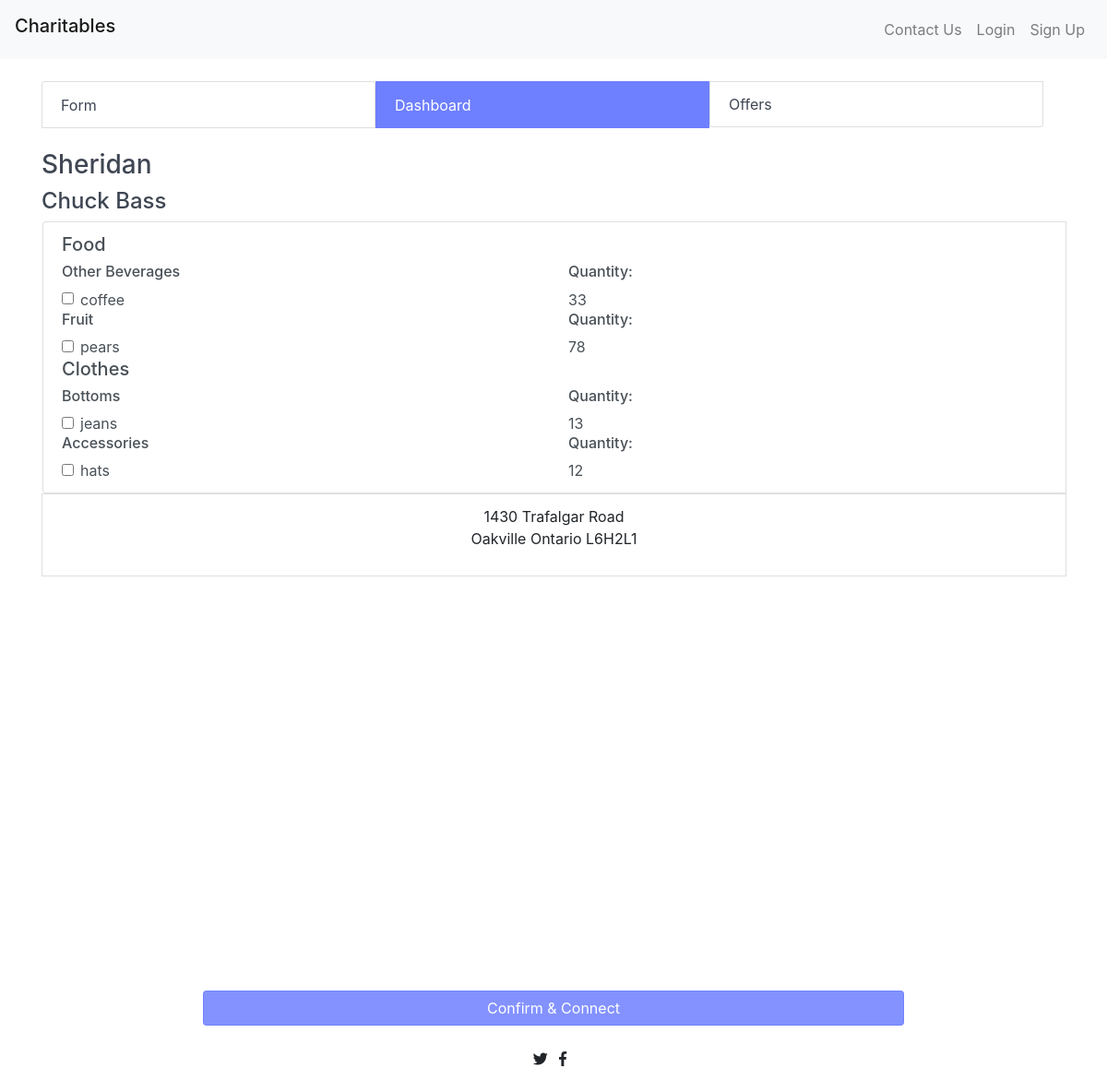
/details-jc1.php?id=11, run on the app's committed database.
### tables this page shows
CREATE TABLE `Users` (
  `id` int(11) NOT NULL,
  `fname` varchar(30) NOT NULL,
  `lname` varchar(30) NOT NULL,
  `role` text NOT NULL,
  `email` varchar(100) NOT NULL,
  `password` varchar(100) NOT NULL,
  `organization_name` varchar(500) NOT NULL,
  `tax_id_number` int(100) NOT NULL,
  `address` varchar(1000) NOT NULL,
  `contact` varchar(300) NOT NULL,
  `city` varchar(200) NOT NULL,
  `state` varchar(200) NOT NULL,
  `postal_code` varchar(50) NOT NULL
);

CREATE TABLE `FoodNeeds` (
  `id` int(11) NOT NULL,
  `category` varchar(100) NOT NULL,
  `item` varchar(100) NOT NULL,
  `quantity` int(100) NOT NULL
);

CREATE TABLE `FoodImages` (
  `id` int(11) NOT NULL,
  `images` varchar(1000) NOT NULL,
  `category` varchar(100) NOT NULL,
  `type` varchar(10) NOT NULL
);

CREATE TABLE `ClothesNeeds` (
  `id` int(11) NOT NULL,
  `category` varchar(100) NOT NULL,
  `item` varchar(100) NOT NULL,
  `quantity` int(100) NOT NULL
);

CREATE TABLE `ClothesImages` (
  `id` int(11) NOT NULL,
  `images` varchar(1000) NOT NULL,
  `category` varchar(100) NOT NULL,
  `type` varchar(10) NOT NULL
);

### details-jc1.php (the view, shortened to what this page needs)
<?php
$id = $_GET['id'];
$dsn = "mysql:host=localhost;dbname=browne9_Charitables;charset=utf8mb4";
$dbusername = "browne9_weedsite";
$dbpassword = "g@5o4nFUJ7ha";
$pdo = new PDO($dsn, $dbusername, $dbpassword);
$stmt = $pdo->prepare("SELECT `fname`, `lname`, `organization_name`, `address`, `city`, `state`, `postal_code`, `role`
FROM `Users`
WHERE `id` = '$id' ");
$stmt->execute();
$row = $stmt->fetch();
$chosenRole = $row['role'];
?>
<!DOCTYPE html>
<html lang="en">
<head>
    <link href="css/normalize.css" rel="stylesheet">
    <link href="css/style.css" rel="stylesheet">
    <link href="css/media-queries.css" rel="stylesheet">
    <link href="https://stackpath.bootstrapcdn.com/bootstrap/4.3.1/css/bootstrap.min.css" rel="stylesheet">
    <link rel="stylesheet" href="https://use.fontawesome.com/releases/v5.7.2/css/all.css">
</head>
<body>
    <nav class="navbar navbar-expand-lg navbar-light bg-light">
        <a class="navbar-brand h1" href="home.php">Charitables</a>
        <div class="collapse navbar-collapse justify-content-end" id="navbarNav">
            <ul class="navbar-nav">
                <li class="nav-item">
                    <a class="nav-link" href="home.php#contact">Contact Us</a>
                </li>
                <?php
                if (isset($_SESSION['role'])) {
                    ?>
                <li class="nav-item dropdown">
                    <a class="nav-link dropdown-toggle" href="#" id="navbarDropdownMenuLink" data-toggle="dropdown" aria-haspopup="true" aria-expanded="false">
                        Profile
                    </a>
                    <div class="dropdown-menu" aria-labelledby="navbarDropdownMenuLink">
                        <a class="dropdown-item" href="#">Edit Account</a>
                        <div class="dropdown-divider"></div>
                        <a class="dropdown-item" href="logout.php">Logout</a>
                    </div>
                </li>
                <li class="nav-item">
                    <a class="nav-link" href="#">
                        <i class="fas fa-bell"></i>
                    </a>
                </li>
                <?php
            } else {
                ?>
                <li class="nav-item">
                    <a class="nav-link" href="login.php">Login</a>
                </li>
                <li class="nav-item">
                    <a class="nav-link" href="signUp.php">Sign Up</a>
                </li>
                <?php
            }
            ?>
            </ul>
        </div>
    </nav>
    <main>
        <section class="container" id="app">
            <div class="d-flex mr-4 mb-4 mt-4 justify-content-center">
                <button type="button" class="list-group-item list-group-item-action">
                    <a href="form.php" class="aBlack">Form</a>
                </button>
                <button type="button" class="list-group-item list-group-item-action btn-outline-secondary active" id="blueBtn-secondary">
                    <a href="dashboard.php" class="aWhite">Dashboard</a>
                </button>
                <button type="button" class="list-group-item list-group-item-action">
                    <a href="offer.php" class="aBlack">Offers</a>
                </button>
            </div>
            <div class="list-group-horizontal">
                <h3 class="text-left aBlack"><?php echo ($row['organization_name']); ?></h3>
                <h4 class="text-left aBlack"><?php echo ($row['fname']); ?> <?php echo ($row['lname']); ?></h4>
                <form action="process_offers.php" method="POST">
                    <div class="container list-group-item list-group-item-action">
                        <?php
                        if ($chosenRole == '1') {
                            getDonorDetails($pdo, $id);
                        } else {
                            getRecipientDetails($pdo, $id);
                        }
                        ?>
                    </div>
                    <div class="list-group-item text-center">
                        <p><?php echo ($row['address']) ?><br /><?php echo ($row['city']) ?> <?php echo ($row['state']) ?> <?php echo ($row['postal_code']) ?></p>
                    </div>
                    <div id="mapid" class="map-responsive"></div>
                    <div class="text-center">
                        <br>
                        <div class="row">
                            <input type="submit" value="Confirm & Connect" class="col-9 col-md-8 col-sm-8 btn btn-primary m-auto mybuttonstyle" />
                        </div>
                    </div>
                </form>
        </section>
        <footer class="page-footer text-center pb-4">
            <div class="icons mt-4">
                <i class="fab fa-twitter pr-2"></i>
                <i class="fab fa-facebook-f pr-2"></i>
            </div>
        </footer>
    </main>
</body>
</html>
<?php
function getRecipientDetails($pdo, $id)
{
    $r1 = $pdo->prepare("SELECT `type`, `foodImg`.`category`, `item`, `quantity`
    FROM `FoodNeeds` AS food INNER JOIN `FoodImages` AS foodImg
    ON `food`.`category` = `foodImg`.`id`
    WHERE `food`.`id` = '$id' ORDER BY `food`.`category` ");
    $r1->execute();
    $r2 = $pdo->prepare("SELECT `type`, `clothesImg`.`category`, `item`, `quantity`
        FROM `ClothesNeeds` AS clothes INNER JOIN `ClothesImages` AS clothesImg
        ON `clothes`.`category` = `clothesImg`.`id`
        WHERE `clothes`.`id` = '$id' ORDER BY `clothes`.`category` ");
    $r2->execute(); ?>
<?php
$numRows = 0;
$category = null;
?>
<div class="row">
    <?php
    while ($row = $r1->fetch()) {
        if ($numRows == 0) {
            ?>
    <div class="col">
        <h5>Food</h5>
        <?php
        $numRows++;
        ?>
    </div>
    <?php
}
if ($category != $row['category']) {
    ?>
    <div class="col">
        <h6><?php echo ($row['category']) ?></h6>
        <?php
        $category = $row['category']; ?>
    </div>
    <div class="col">
        <h6>Quantity:</h6>
    </div>
    <?php
} ?>
    <div class="col">
        <div class="form-check checkbox-md">
            <input type="checkbox" class="form-check-input" id="<?php echo ($row['item']) ?>" value="<?php echo ($row['item']) ?> <?php echo ($row['type']) ?>" name="requests[]">
            <label class="form-check-label" for="<?php echo ($row['item']) ?>"><?php echo ($row['item']) ?></label>
        </div>
    </div>
    <div class="col">
        <?php echo ($row['quantity']) ?>
    </div>
    <?php
} ?>
</div>
<?php
$numRows = 0;
$category = null;
?>
<div class="row">
    <?php
    while ($row = $r2->fetch()) {
        if ($numRows == 0) {
            ?>
    <div class="col">
        <h5>Clothes</h5>
        <?php
        $numRows++;
        ?>
    </div>
    <?php
}
if ($category != $row['category']) {
    ?>
    <div class="col">
        <h6><?php echo ($row['category']) ?></h6>
        <?php
        $category = $row['category']; ?>
    </div>
    <div class="col">
        <h6>Quantity:</h6>
    </div>
    <?php
} ?>
    <div class="col">
        <div class="form-check checkbox-md">
            <input type="checkbox" class="form-check-input" id="<?php echo ($row['item']) ?>" value="<?php echo ($row['item']) ?> <?php echo ($row['type']) ?>" name="requests[]">
            <label class="form-check-label" for="<?php echo ($row['item']) ?>"><?php echo ($row['item']) ?></label>
        </div>
    </div>
    <div class="col">
        <?php echo ($row['quantity']) ?>
    </div>
    <?php
} ?>
</div>
<?php
}
?>

### css/style.css (style rules this page uses)
.mybuttonstyle { border-color: rgba(110, 127, 255, 0.85) !important; background: rgba(110, 127, 255, 0.85) !important; }
#blueBtn-secondary:not(:disabled):not(.disabled):active, #blueBtn-secondary:not(:disabled):not(.disabled).active, .show > #blueBtn-secondary.dropdown-toggle { color: #fff; border-color: rgba(110, 127, 255, 1) !important; background: rgba(110, 127, 255, 1) !important; }
.aBlack { color:#3f4653; }
.aWhite { color:white; }

### css/media-queries.css (style rules this page uses)
@media only screen and (min-width:0px) { .col-9 { -ms-flex: 0 0 100%; flex: 0 0 100%; max-width: 100%; } }
@media only screen and (min-width: 370px) { .col-9 { -ms-flex: 0 0 75%; flex: 0 0 75%; max-width: 75%; } }

### details-jc1.php (style rules this page uses)
#mapid { height: 425px; }

### data on the page
users: organization_name "Sheridan", fname "Chuck", lname "Bass", address "1430 Trafalgar Road", city "Oakville", state "Ontario", postal_code "L6H2L1"
foodneeds: shows "Food", foodimages.category "Other Beverages", item "coffee", quantity "33"
foodneeds: foodimages.category "Fruit", item "pears", quantity "78"
clothesneeds: shows "Clothes", clothesimages.category "Bottoms", item "jeans", quantity "13"
clothesneeds: clothesimages.category "Accessories", item "hats", quantity "12"
